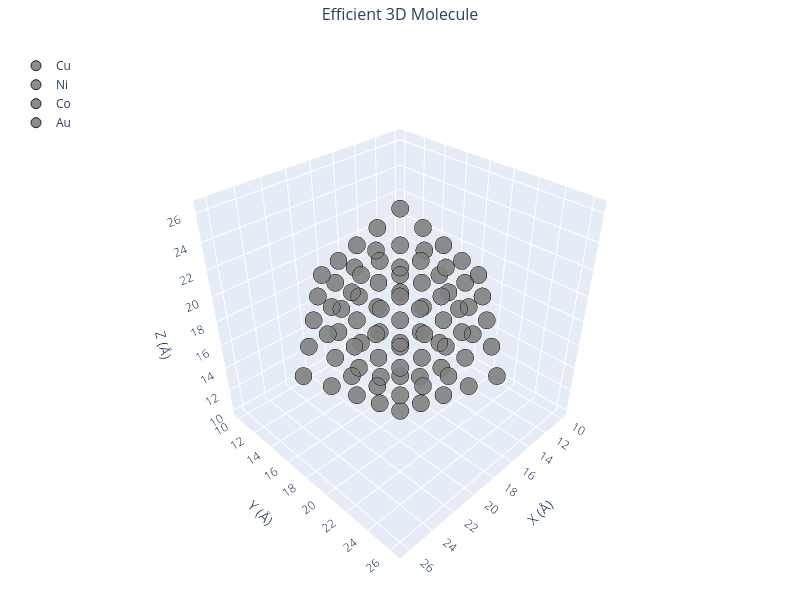

Notebook code for this chart:
### Markdown cell above
### 🔹 Example 5 – Cu–Ni–Co Multi-Component Alloy Nanoparticle (elements=["Cu","Ni","Co"], compositions=[0.3,0.4,0.3])

This final example demonstrates a ternary alloy nanoparticle composed of Cu, Ni, and Co in proportions of 30%, 40%, and 30%, respectively.
Such high-entropy alloy (HEA) nanoparticles are a cutting-edge class of materials known for their exceptional structural stability, catalytic efficiency, and resistance to oxidation.

The random mixing of different metallic atoms leads to unique surface geometries and heterogeneous electronic distributions, which can significantly enhance catalytic and magnetic performance.

### Code cell
from pygamlab.structures.Generators.zero_d import Nano_ZeroD_Builder 

from pygamlab.structures.gamvis import Molecular_Visualizer 

builder.create_alloy(elements=["Cu", "Ni", "Co"], compositions=[0.3, 0.4, 0.3])
zerod5=builder.atoms 

Molecular_Visualizer(zerod5,format='efficient_plotly') 
Molecular_Visualizer(zerod5,format='matplotlib') 
#Molecular_Visualizer(zerod5,format='pyvista')

### Figure 1 — Plotly figure (JSON) as saved in the notebook; plotly's stock layout.template omitted (floating-point values rounded to 4 significant figures)
{"data": [{"hoverinfo": "text", "hovertext": ["Atom 1<br>Element: Cu<br>Position: (12.04, 16.12, 18.16)", "Atom 4<br>Element: Cu<br>Position: (12.04, 18.16, 20.20)", "Atom 5<br>Element: Cu<br>Position: (12.04, 20.20, 18.16)", "Atom 10<br>Element: Cu<br>Position: (14.08, 14.08, 18.16)", "Atom 15<br>Element: Cu<br>Position: (16.12, 18.16, 12.04)", "Atom 16<br>Element: Cu<br>Position: (14.08, 18.16, 14.08)", "Atom 18<br>Element: Cu<br>Position: (16.12, 18.16, 16.12)", "Atom 22<br>Element: Cu<br>Position: (16.12, 18.16, 20.20)", "Atom 23<br>Element: Cu<br>Position: (16.12, 20.20, 18.16)", "Atom 34<br>Element: Cu<br>Position: (20.20, 12.04, 18.16)", "Atom 40<br>Element: Cu<br>Position: (18.16, 14.08, 18.16)", "Atom 42<br>Element: Cu<br>Position: (20.20, 14.08, 20.20)", "Atom 43<br>Element: Cu<br>Position: (20.20, 16.12, 18.16)", "Atom 44<br>Element: Cu<br>Position: (18.16, 14.08, 22.24)", "Atom 47<br>Element: Cu<br>Position: (18.16, 18.16, 10.00)", "Atom 55<br>Element: Cu<br>Position: (18.16, 20.20, 20.20)", "Atom 56<br>Element: Cu<br>Position: (20.20, 18.16, 20.20)", "Atom 58<br>Element: Cu<br>Position: (18.16, 18.16, 22.24)", "Atom 59<br>Element: Cu<br>Position: (18.16, 20.20, 24.28)", "Atom 61<br>Element: Cu<br>Position: (20.20, 20.20, 22.24)", "Atom 66<br>Element: Cu<br>Position: (18.16, 22.24, 18.16)", "Atom 70<br>Element: Cu<br>Position: (18.16, 22.24, 22.24)", "Atom 76<br>Element: Cu<br>Position: (22.24, 18.16, 14.08)", "Atom 78<br>Element: Cu<br>Position: (24.28, 18.16, 16.12)", "Atom 83<br>Element: Cu<br>Position: (22.24, 18.16, 22.24)"], "marker": {"color": "gray", "line": {"color": "black", "width": 1}, "opacity": 0.9, "size": 10}, "mode": "markers", "name": "Cu", "type": "scatter3d", "x": [12.04, 12.04, 12.04, 14.08, 16.12, 14.08, 16.12, 16.12, 16.12, 20.2, 18.16, 20.2, 20.2, 18.16, 18.16, 18.16, 20.2, 18.16, 18.16, 20.2, 18.16, 18.16, 22.24, 24.28, 22.24], "y": [16.12, 18.16, 20.2, 14.08, 18.16, 18.16, 18.16, 18.16, 20.2, 12.04, 14.08, 14.08, 16.12, 14.08, 18.16, 20.2, 18.16, 18.16, 20.2, 20.2, 22.24, 22.24, 18.16, 18.16, 18.16], "z": [18.16, 20.2, 18.16, 18.16, 12.04, 14.08, 16.12, 20.2, 18.16, 18.16, 18.16, 20.2, 18.16, 22.24, 10.0, 20.2, 20.2, 22.24, 24.28, 22.24, 18.16, 22.24, 14.08, 16.12, 22.24]}, {"hoverinfo": "text", "hovertext": ["Atom 2<br>Element: Ni<br>Position: (12.04, 18.16, 16.12)", "Atom 3<br>Element: Ni<br>Position: (10.00, 18.16, 18.16)", "Atom 7<br>Element: Ni<br>Position: (14.08, 16.12, 16.12)", "Atom 8<br>Element: Ni<br>Position: (16.12, 14.08, 16.12)", "Atom 11<br>Element: Ni<br>Position: (14.08, 16.12, 20.20)", "Atom 12<br>Element: Ni<br>Position: (16.12, 14.08, 20.20)", "Atom 19<br>Element: Ni<br>Position: (16.12, 20.20, 14.08)", "Atom 20<br>Element: Ni<br>Position: (14.08, 18.16, 18.16)", "Atom 21<br>Element: Ni<br>Position: (14.08, 20.20, 20.20)", "Atom 24<br>Element: Ni<br>Position: (14.08, 18.16, 22.24)", "Atom 25<br>Element: Ni<br>Position: (16.12, 18.16, 24.28)", "Atom 26<br>Element: Ni<br>Position: (16.12, 20.20, 22.24)", "Atom 29<br>Element: Ni<br>Position: (16.12, 22.24, 20.20)", "Atom 31<br>Element: Ni<br>Position: (18.16, 12.04, 16.12)", "Atom 33<br>Element: Ni<br>Position: (18.16, 12.04, 20.20)", "Atom 35<br>Element: Ni<br>Position: (18.16, 16.12, 12.04)", "Atom 36<br>Element: Ni<br>Position: (18.16, 14.08, 14.08)", "Atom 37<br>Element: Ni<br>Position: (18.16, 16.12, 16.12)", "Atom 38<br>Element: Ni<br>Position: (20.20, 14.08, 16.12)", "Atom 41<br>Element: Ni<br>Position: (18.16, 16.12, 20.20)", "Atom 45<br>Element: Ni<br>Position: (18.16, 16.12, 24.28)", "Atom 46<br>Element: Ni<br>Position: (20.20, 16.12, 22.24)", "Atom 49<br>Element: Ni<br>Position: (20.20, 18.16, 12.04)", "Atom 51<br>Element: Ni<br>Position: (18.16, 20.20, 16.12)", "Atom 52<br>Element: Ni<br>Position: (20.20, 18.16, 16.12)", "Atom 54<br>Element: Ni<br>Position: (18.16, 18.16, 18.16)", "Atom 60<br>Element: Ni<br>Position: (20.20, 18.16, 24.28)", "Atom 62<br>Element: Ni<br>Position: (18.16, 18.16, 26.32)", "Atom 64<br>Element: Ni<br>Position: (18.16, 24.28, 16.12)", "Atom 71<br>Element: Ni<br>Position: (18.16, 26.32, 18.16)", "Atom 72<br>Element: Ni<br>Position: (22.24, 16.12, 16.12)", "Atom 74<br>Element: Ni<br>Position: (22.24, 16.12, 20.20)", "Atom 77<br>Element: Ni<br>Position: (22.24, 20.20, 16.12)", "Atom 85<br>Element: Ni<br>Position: (26.32, 18.16, 18.16)"], "marker": {"color": "gray", "line": {"color": "black", "width": 1}, "opacity": 0.9, "size": 10}, "mode": "markers", "name": "Ni", "type": "scatter3d", "x": [12.04, 10.0, 14.08, 16.12, 14.08, 16.12, 16.12, 14.08, 14.08, 14.08, 16.12, 16.12, 16.12, 18.16, 18.16, 18.16, 18.16, 18.16, 20.2, 18.16, 18.16, 20.2, 20.2, 18.16, 20.2, 18.16, 20.2, 18.16, 18.16, 18.16, 22.24, 22.24, 22.24, 26.32], "y": [18.16, 18.16, 16.12, 14.08, 16.12, 14.08, 20.2, 18.16, 20.2, 18.16, 18.16, 20.2, 22.24, 12.04, 12.04, 16.12, 14.08, 16.12, 14.08, 16.12, 16.12, 16.12, 18.16, 20.2, 18.16, 18.16, 18.16, 18.16, 24.28, 26.32, 16.12, 16.12, 20.2, 18.16], "z": [16.12, 18.16, 16.12, 16.12, 20.2, 20.2, 14.08, 18.16, 20.2, 22.24, 24.28, 22.24, 20.2, 16.12, 20.2, 12.04, 14.08, 16.12, 16.12, 20.2, 24.28, 22.24, 12.04, 16.12, 16.12, 18.16, 24.28, 26.32, 16.12, 18.16, 16.12, 20.2, 16.12, 18.16]}, {"hoverinfo": "text", "hovertext": ["Atom 6<br>Element: Co<br>Position: (16.12, 12.04, 18.16)", "Atom 9<br>Element: Co<br>Position: (16.12, 16.12, 14.08)", "Atom 13<br>Element: Co<br>Position: (16.12, 16.12, 18.16)", "Atom 14<br>Element: Co<br>Position: (16.12, 16.12, 22.24)", "Atom 17<br>Element: Co<br>Position: (14.08, 20.20, 16.12)", "Atom 27<br>Element: Co<br>Position: (16.12, 22.24, 16.12)", "Atom 28<br>Element: Co<br>Position: (14.08, 22.24, 18.16)", "Atom 30<br>Element: Co<br>Position: (16.12, 24.28, 18.16)", "Atom 32<br>Element: Co<br>Position: (18.16, 10.00, 18.16)", "Atom 39<br>Element: Co<br>Position: (20.20, 16.12, 14.08)", "Atom 48<br>Element: Co<br>Position: (18.16, 20.20, 12.04)", "Atom 53<br>Element: Co<br>Position: (20.20, 20.20, 14.08)", "Atom 57<br>Element: Co<br>Position: (20.20, 20.20, 18.16)", "Atom 63<br>Element: Co<br>Position: (18.16, 22.24, 14.08)", "Atom 65<br>Element: Co<br>Position: (20.20, 22.24, 16.12)", "Atom 67<br>Element: Co<br>Position: (18.16, 24.28, 20.20)", "Atom 68<br>Element: Co<br>Position: (20.20, 22.24, 20.20)", "Atom 69<br>Element: Co<br>Position: (20.20, 24.28, 18.16)", "Atom 73<br>Element: Co<br>Position: (22.24, 14.08, 18.16)", "Atom 75<br>Element: Co<br>Position: (24.28, 16.12, 18.16)", "Atom 79<br>Element: Co<br>Position: (22.24, 18.16, 18.16)", "Atom 80<br>Element: Co<br>Position: (22.24, 20.20, 20.20)", "Atom 81<br>Element: Co<br>Position: (24.28, 18.16, 20.20)", "Atom 82<br>Element: Co<br>Position: (24.28, 20.20, 18.16)", "Atom 84<br>Element: Co<br>Position: (22.24, 22.24, 18.16)"], "marker": {"color": "gray", "line": {"color": "black", "width": 1}, "opacity": 0.9, "size": 10}, "mode": "markers", "name": "Co", "type": "scatter3d", "x": [16.12, 16.12, 16.12, 16.12, 14.08, 16.12, 14.08, 16.12, 18.16, 20.2, 18.16, 20.2, 20.2, 18.16, 20.2, 18.16, 20.2, 20.2, 22.24, 24.28, 22.24, 22.24, 24.28, 24.28, 22.24], "y": [12.04, 16.12, 16.12, 16.12, 20.2, 22.24, 22.24, 24.28, 10.0, 16.12, 20.2, 20.2, 20.2, 22.24, 22.24, 24.28, 22.24, 24.28, 14.08, 16.12, 18.16, 20.2, 18.16, 20.2, 22.24], "z": [18.16, 14.08, 18.16, 22.24, 16.12, 16.12, 18.16, 18.16, 18.16, 14.08, 12.04, 14.08, 18.16, 14.08, 16.12, 20.2, 20.2, 18.16, 18.16, 18.16, 18.16, 20.2, 20.2, 18.16, 18.16]}, {"hoverinfo": "text", "hovertext": ["Atom 50<br>Element: Au<br>Position: (18.16, 18.16, 14.08)"], "marker": {"color": "gray", "line": {"color": "black", "width": 1}, "opacity": 0.9, "size": 10}, "mode": "markers", "name": "Au", "type": "scatter3d", "x": [18.16], "y": [18.16], "z": [14.08]}], "layout": {"font": {"size": 12}, "height": 600, "legend": {"x": 0.02, "y": 0.98}, "margin": {"b": 0, "l": 0, "r": 0, "t": 40}, "scene": {"aspectmode": "cube", "bgcolor": "rgba(240,240,240,0.1)", "camera": {"eye": {"x": 1.5, "y": 1.5, "z": 1.5}}, "xaxis": {"title": {"text": "X (Å)"}}, "yaxis": {"title": {"text": "Y (Å)"}}, "zaxis": {"title": {"text": "Z (Å)"}}}, "showlegend": true, "title": {"font": {"size": 16}, "text": "Efficient 3D Molecule", "x": 0.5}, "width": 800}}
